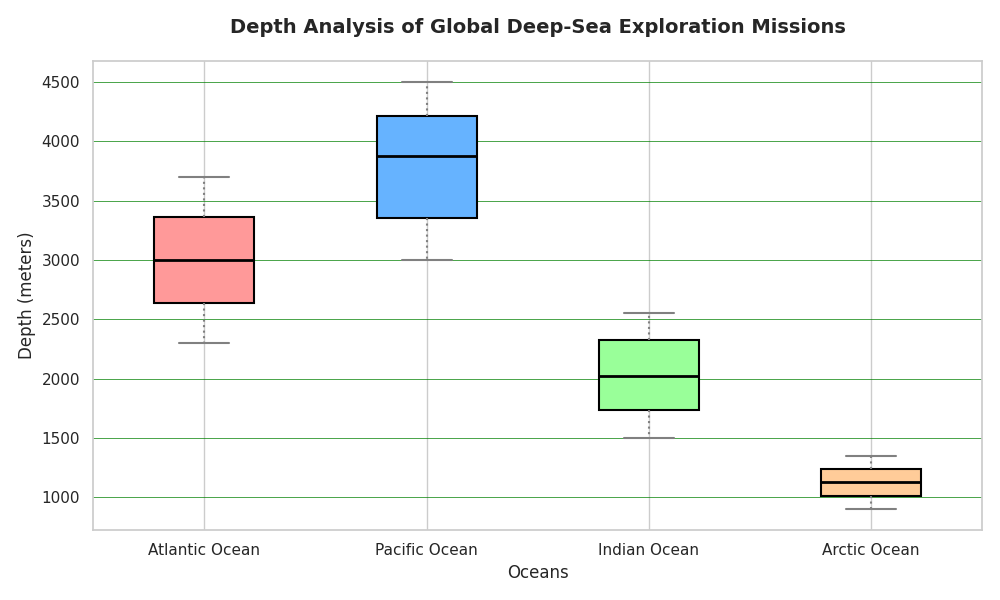

Here is the Python script that generated this plot:
import matplotlib.pyplot as plt

atlantic_depths = [2300, 2450, 2600, 2750, 2900, 3100, 3250, 3400, 3500, 3700]
pacific_depths = [3000, 3150, 3300, 3500, 3750, 4000, 4100, 4250, 4400, 4500]
indian_depths = [1500, 1600, 1700, 1850, 1950, 2100, 2250, 2350, 2450, 2550]
arctic_depths = [900, 950, 1000, 1050, 1100, 1150, 1200, 1250, 1300, 1350]

data = [atlantic_depths, pacific_depths, indian_depths, arctic_depths]
oceans = ['Atlantic Ocean', 'Pacific Ocean', 'Indian Ocean', 'Arctic Ocean']

fig, ax = plt.subplots(figsize=(10, 6))

boxplot = ax.boxplot(data, vert=True, patch_artist=True, labels=oceans, notch=False)

colors = ['#ff9999', '#66b3ff', '#99ff99', '#ffcc99']
markers = ['o', 's', 'D', '^']
linestyles = ['-', ':', '-.', '--']
for patch, color, marker, linestyle in zip(boxplot['boxes'], colors, markers, linestyles):
    patch.set_facecolor(color)
    patch.set_edgecolor('black')
    patch.set_linewidth(1.5)

plt.setp(boxplot['whiskers'], color='grey', linewidth=1.5, linestyle=':')
plt.setp(boxplot['caps'], color='grey', linewidth=1.5)
plt.setp(boxplot['medians'], color='black', linewidth=2)

ax.set_title('Depth Analysis of Global Deep-Sea Exploration Missions', fontsize=14, weight='bold', pad=20)
ax.set_ylabel('Depth (meters)', fontsize=12)
ax.set_xlabel('Oceans', fontsize=12)

ax.yaxis.grid(True, color='green', linestyle='-', linewidth=0.5)

plt.tight_layout()
plt.show()
